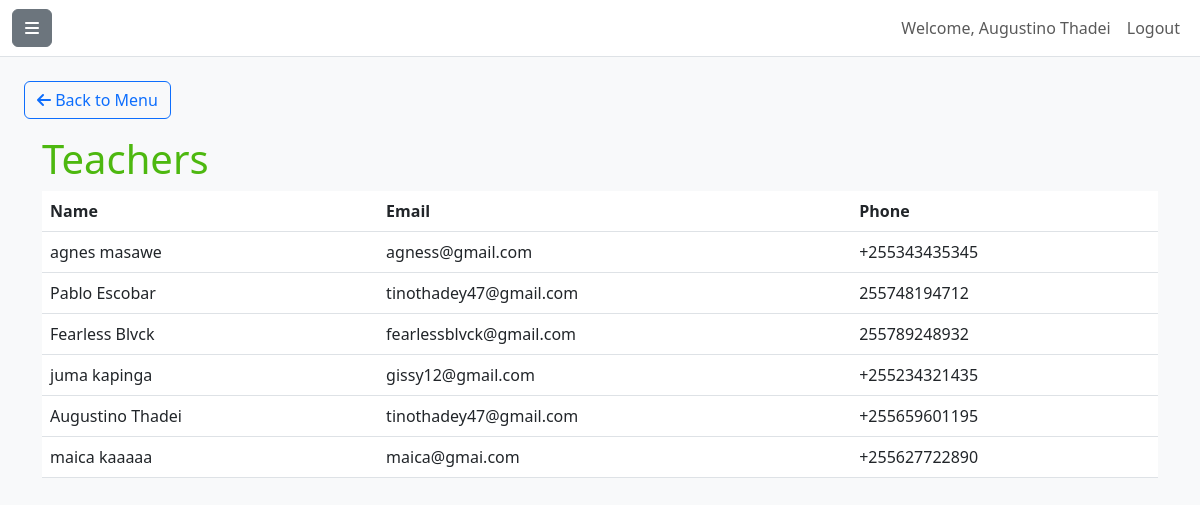
/secondary_dashboard/teachers/ (signed in), run on the app's committed database.
### accounts/models.py (models this page shows, shortened)
class Teacher(AbstractUser):
    GENDER_CHOICES = [
        ('M', 'Male'),
        ('F', 'Female'),
        ('O', 'Other'),
    ]
    SCHOOL_LEVEL_CHOICES = [
    ('primary', 'Primary School'),
    ('secondary', 'Secondary School'),
]
    phone_regex = RegexValidator(
        regex=r'^\+?255\d{9}$',
        message="Phone number must be entered in the format: '+255xxxxxxxxx'."
    )
    tsc_number = models.CharField(
        max_length=20,
        unique=True,
        verbose_name="TSC Number",
        null=True,
        blank=True
    )
    gender = models.CharField(
        max_length=1,
        choices=GENDER_CHOICES,
        null=True,
        blank=True
    )
    date_of_birth = models.DateField(null=True, blank=True)
    phone_number = models.CharField(
        validators=[phone_regex],
        max_length=13,
        null=True,
        blank=True
    )
    qualification = models.CharField(max_length=100, null=True, blank=True)  # Highest academic qualification
    subjects_taught = models.CharField(max_length=200, null=True, blank=True)  # Subjects separated by commas
    current_school = models.CharField(max_length=150, null=True, blank=True)  # Current school name
    school_level = models.CharField(
        max_length=10,
        choices=SCHOOL_LEVEL_CHOICES,
        null=True,
        blank=True
    )
    district = models.CharField(max_length=100, null=True, blank=True)  # District of the school
    region = models.CharField(max_length=100, null=True, blank=True)  # Region of the school
    profile_picture = models.ImageField(
        upload_to='teacher_profiles/',  # Files will be uploaded to MEDIA_ROOT/teacher_profiles/
        blank=True,
        null=True
    )
    registration_date = models.DateTimeField(auto_now_add=True)
    is_verified = models.BooleanField(default=False)
    class Meta:
        verbose_name = "Teacher"  # Singular name in admin
        verbose_name_plural = "Teachers"  # Plural name in admin

### secondary_dashboard/views.py (the view)
# urls.py: path('teachers/', views.TeacherListView.as_view(), name='teacher_list'),
class TeacherListView(LoginRequiredMixin, ListView):
    model = Teacher
    template_name = 'secondary_dashboard/teacher_list.html'
    context_object_name = 'teachers'
    def get_queryset(self):
        return Teacher.objects.filter(school_level='secondary')
        return self.render_to_response(self.get_context_data(**context_to_render))

### primary_dashboard/context_processors.py (called while the page is built)
def classes_context(request):
    classes = Class.objects.all()
    return {'classes': classes}

def teacher_context(request):
    teachers = User.objects.filter(groups__name='Teachers')
    total_teachers = teachers.count()
    return {
        'teachers': teachers,
        'total_teachers': total_teachers
    }

def unread_notifications(request):
    if not request.user.is_authenticated:
        return {'unread_notifications': 0, 'primary_unread': 0, 'secondary_unread': 0}
    try:
        from .models import Notification as PrimaryNotification
        from secondary_dashboard.models import Notification as SecondaryNotification
        primary_unread = PrimaryNotification.objects.filter(is_active=True).exclude(read_by=request.user).count()
        secondary_unread = SecondaryNotification.objects.filter(is_active=True).exclude(read_by=request.user).count()
        total = primary_unread + secondary_unread
    except Exception:
        primary_unread = 0
        secondary_unread = 0
        total = 0
    return {
        'unread_notifications': total,
        'primary_unread': primary_unread,
        'secondary_unread': secondary_unread,
    }

### secondary_dashboard/context_processors.py (called while the page is built)
def secondary_teachers(request):
    teachers = Teacher.objects.filter(school_level='secondary').order_by('first_name', 'last_name')
    return {'secondary_teachers': teachers}

### secondary_dashboard/templates/secondary_dashboard/teacher_list.html
{% extends 'secondary_dashboard/base.html' %}
{% block content %}
<div class="container">
    <h1>Teachers</h1>
    <table class="table">
        <thead>
            <tr>
                <th>Name</th>
                <th>Email</th>
                <th>Phone</th>
            </tr>
        </thead>
        <tbody>
            {% for teacher in teachers %}
                <tr>
                    <td>{{ teacher.get_full_name }}</td>
                    <td>{{ teacher.email }}</td>
                    <td>{{ teacher.phone_number }}</td>
                </tr>
            {% endfor %}
        </tbody>
    </table>
</div>
{% endblock %}
{% block back_to_menu %}
<a href="{% url 'secondary_dashboard:dashboard' %}" class="btn btn-outline-primary mb-3">
    <i class="fas fa-arrow-left"></i> Back to Menu
</a>
{% endblock %}

### secondary_dashboard/templates/secondary_dashboard/base.html (shortened to what this page needs)
{% load static %}
<!DOCTYPE html>
<html lang="en">
<head>
    <link href="https://cdn.jsdelivr.net/npm/bootstrap@5.3.0/dist/css/bootstrap.min.css" rel="stylesheet">
    <link rel="stylesheet" href="https://cdnjs.cloudflare.com/ajax/libs/font-awesome/6.4.0/css/all.min.css">
    <link rel="stylesheet" href="{% static 'base/secondary_dashboard_base.css' %}">
    <link rel="stylesheet" href="{% static 'secondary_dashboard/dashboard.css' %}">
</head>
<body>
    <div class="d-flex" id="wrapper">
        <div id="page-content-wrapper">
            <nav class="navbar navbar-expand-lg navbar-light bg-white border-bottom">
                <div class="container-fluid">
                    <button class="btn btn-secondary" id="menu-toggle">
                        <i class="fas fa-bars"></i>
                    </button>
                    <div class="navbar-nav ms-auto">
                        <span class="nav-item nav-link">Welcome, {{ request.user.get_full_name|default:request.user.username }}</span>
                        <a class="nav-item nav-link" href="{% url 'accounts:teacher_login' %}">Logout</a>
                    </div>
                </div>
            </nav>
            <div class="container-fluid px-4 py-4">
                {% block back_to_menu %}
                {% endblock %}
                {% block content %}
                {% endblock %}
            </div>
        </div>
    </div>
</body>
</html>

### base/static/base/secondary_dashboard_base.css (style rules this page uses)
body { background-color: #f8f9fa; }
#page-content-wrapper { min-width: 100vw; }
@media (min-width: 768px) { #page-content-wrapper { min-width: 0; width: 100%; } }
.btn-secondary { background-color: #6c757d; border-color: #6c757d; }

### secondary_dashboard/static/secondary_dashboard/dashboard.css (style rules this page uses)
p, h1 { color: hwb(98 6% 28%) !important; }

### data on the page
Teacher: user.get_full_name "Augustino Thadei", get_full_name "Augustino Thadei", email "tinothadey47@gmail.com", phone_number "+255659601195"
Teacher: get_full_name "agnes masawe", email "agness@gmail.com", phone_number "+255343435345"
Teacher: get_full_name "Pablo Escobar", email "tinothadey47@gmail.com", phone_number "255748194712"
Teacher: get_full_name "Fearless Blvck", email "fearlessblvck@gmail.com", phone_number "255789248932"
Teacher: get_full_name "juma kapinga", email "gissy12@gmail.com", phone_number "+255234321435"
Teacher: get_full_name "maica kaaaaa", email "maica@gmai.com", phone_number "+255627722890"
